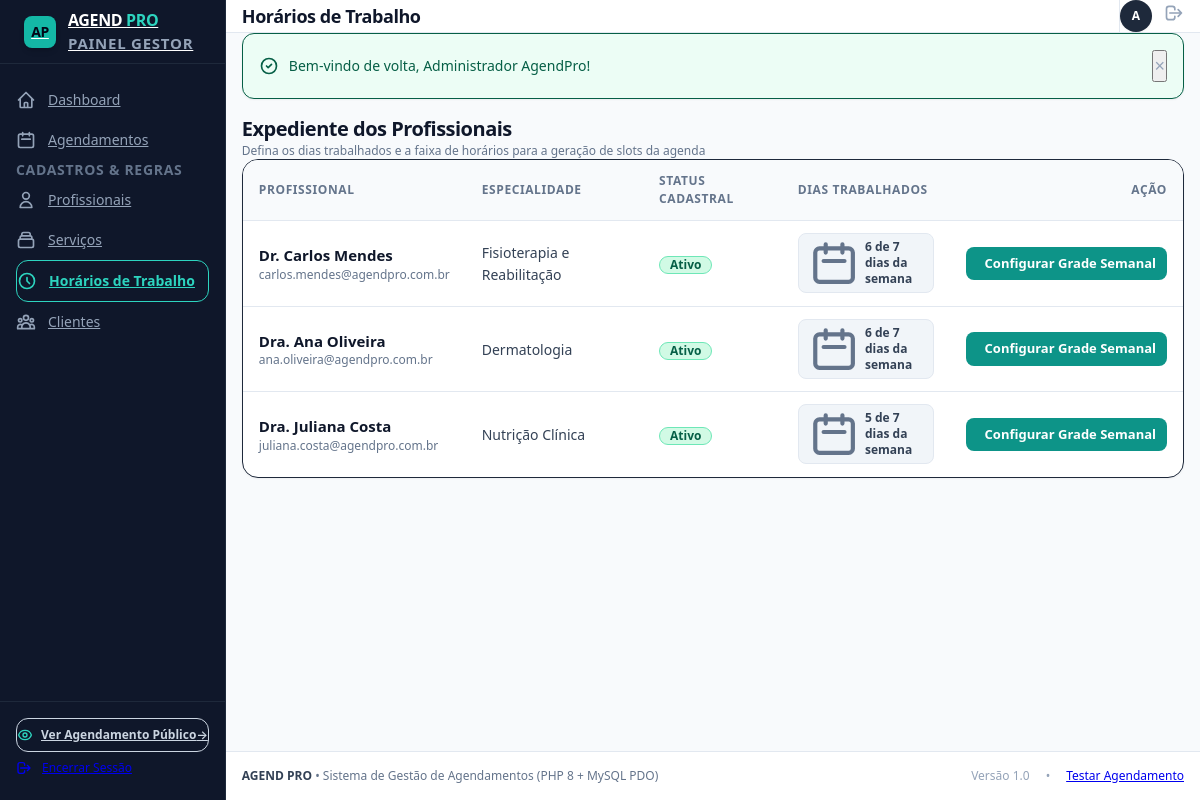
The page /admin/horarios/index.php (signed in) on the database its author committed.
### tables this page shows
CREATE TABLE IF NOT EXISTS `profissionais` (
  `id` INT AUTO_INCREMENT PRIMARY KEY,
  `nome` VARCHAR(100) NOT NULL,
  `email` VARCHAR(150) NOT NULL,
  `telefone` VARCHAR(20) NOT NULL,
  `especialidade` VARCHAR(100) NOT NULL,
  `ativo` TINYINT(1) NOT NULL DEFAULT 1,
  `created_at` TIMESTAMP DEFAULT CURRENT_TIMESTAMP,
  `updated_at` TIMESTAMP DEFAULT CURRENT_TIMESTAMP ON UPDATE CURRENT_TIMESTAMP,
  INDEX `idx_prof_ativo` (`ativo`),
  INDEX `idx_prof_nome` (`nome`)
);

### includes/functions.php (called while the page is built, shortened)
<?php
function sanitize(?string $value): string
{
    return htmlspecialchars(trim($value), ENT_QUOTES, 'UTF-8');
}

### admin/horarios/index.php (the view, shortened to what this page needs)
<?php
require_once __DIR__ . '/../../includes/functions.php';
$pdo = getDBConnection();
$sql = "SELECT p.*,
            (SELECT COUNT(*) FROM `horarios_trabalho` ht WHERE ht.profissional_id = p.id AND ht.ativo = 1) AS dias_ativos
        FROM `profissionais` p
        ORDER BY p.ativo DESC, p.nome ASC";
$stmt = $pdo->query($sql);
$profissionais = $stmt->fetchAll();
include __DIR__ . '/../../includes/header.php';
?>
<div class="space-y-6">
    <div class="flex flex-col sm:flex-row sm:items-center justify-between gap-4">
        <div>
            <h2 class="text-xl font-bold text-slate-900 tracking-tight">Expediente dos Profissionais</h2>
            <p class="text-xs text-slate-500 mt-0.5">Defina os dias trabalhados e a faixa de horários para a geração de slots da agenda</p>
        </div>
    </div>
    <div class="bg-white rounded-2xl border border-slate-200/80 shadow-sm overflow-hidden">
        <div class="table-responsive">
            <table>
                <thead>
                    <tr>
                        <th>Profissional</th>
                        <th>Especialidade</th>
                        <th>Status Cadastral</th>
                        <th>Dias Trabalhados</th>
                        <th class="text-right">Ação</th>
                    </tr>
                </thead>
                <tbody>
                    <?php if (empty($profissionais)): ?>
                        <tr>
                            <td colspan="5" class="text-center py-10 text-slate-400">
                                Nenhum profissional cadastrado.
                            </td>
                        </tr>
                    <?php else: ?>
                        <?php foreach ($profissionais as $p): ?>
                            <tr>
                                <td>
                                    <div class="font-bold text-slate-900"><?= sanitize($p['nome']) ?></div>
                                    <div class="text-xs text-slate-500"><?= sanitize($p['email']) ?></div>
                                </td>
                                <td>
                                    <span class="text-sm font-medium text-slate-700"><?= sanitize($p['especialidade']) ?></span>
                                </td>
                                <td>
                                    <?php if ((int)$p['ativo'] === 1): ?>
                                        <span class="inline-flex items-center px-2.5 py-0.5 rounded-full text-xs font-semibold bg-emerald-100 text-emerald-800 border border-emerald-300">
                                            Ativo
                                        </span>
                                    <?php else: ?>
                                        <span class="inline-flex items-center px-2.5 py-0.5 rounded-full text-xs font-semibold bg-rose-100 text-rose-800 border border-rose-300">
                                            Inativo
                                        </span>
                                    <?php endif; ?>
                                </td>
                                <td>
                                    <span class="inline-flex items-center gap-1.5 px-2.5 py-1 rounded-lg text-xs font-semibold bg-slate-100 text-slate-700 border border-slate-200">
                                        <svg class="w-3.5 h-3.5 text-slate-500" fill="none" stroke="currentColor" viewBox="0 0 24 24">
                                            <path stroke-linecap="round" stroke-linejoin="round" stroke-width="2" d="M8 7V3m8 4V3m-9 8h10M5 21h14a2 2 0 002-2V7a2 2 0 00-2-2H5a2 2 0 00-2 2v12a2 2 0 002 2z"></path>
                                        </svg>
                                        <?= $p['dias_ativos'] ?> de 7 dias da semana
                                    </span>
                                </td>
                                <td class="text-right">
                                    <a href="/admin/horarios/configurar.php?profissional_id=<?= $p['id'] ?>" class="btn btn-primary btn-sm">
                                        <span>Configurar Grade Semanal</span>
                                    </a>
                                </td>
                            </tr>
                        <?php endforeach; ?>
                    <?php endif; ?>
                </tbody>
            </table>
        </div>
    </div>
</div>
<?php include __DIR__ . '/../../includes/footer.php'; ?>

### assets/css/style.css (style rules this page uses)
:root { --font-sans: system-ui, -apple-system, BlinkMacSystemFont, 'Segoe UI', Roboto, Helvetica, Arial, sans-serif; --color-primary: #0d9488; --color-primary-hover: #0f766e; --color-primary-light: #ccfbf1; --color-bg-dark: #0f172a; --color-card-dark: #1e293b; --color-border-dark: #334155; }
*, *::before, *::after { box-sizing: border-box; margin: 0; padding: 0; }
body { font-family: var(--font-sans); font-size: 15px; line-height: 1.5; color: #1e293b; background-color: #f8fafc; min-height: 100vh; -webkit-font-smoothing: antialiased; }
.flex { display: flex; }
.inline-flex { display: inline-flex; }
.flex-col { flex-direction: column; }
.items-center { align-items: center; }
.justify-between { justify-content: space-between; }
.gap-1\.5 { gap: 0.375rem; }
.gap-4 { gap: 1rem; }
@media (min-width: 640px) { .sm\:flex-row { flex-direction: row; } }
.min-h-screen { min-height: 100vh; }
.px-2\.5 { padding-left: 0.625rem; padding-right: 0.625rem; }
.py-1 { padding-top: 0.25rem; padding-bottom: 0.25rem; }
.border { border-width: 1px; border-style: solid; }
.rounded-lg { border-radius: 0.5rem; }
.rounded-2xl { border-radius: 1rem; }
.rounded-full { border-radius: 9999px; }
.bg-white { background-color: #ffffff; }
.bg-slate-50 { background-color: #f8fafc; }
.bg-slate-100 { background-color: #f1f5f9; }
.bg-emerald-100 { background-color: #d1fae5; }
.text-slate-500 { color: #64748b; }
.text-slate-700 { color: #334155; }
.text-slate-800 { color: #1e293b; }
.text-slate-900 { color: #0f172a; }
.text-emerald-800 { color: #065f46; }
.border-slate-200 { border-color: #e2e8f0; }
.border-emerald-300 { border-color: #6ee7b7; }
.text-xs { font-size: 0.75rem; line-height: 1rem; }
.text-sm { font-size: 0.875rem; line-height: 1.25rem; }
.text-xl { font-size: 1.25rem; line-height: 1.75rem; }
.font-medium { font-weight: 500; }
.font-semibold { font-weight: 600; }
.font-bold { font-weight: 700; }
.text-right { text-align: right; }
.tracking-tight { letter-spacing: -0.025em; }
.shadow-sm { box-shadow: 0 1px 2px 0 rgba(0, 0, 0, 0.05); }
.table-responsive { width: 100%; overflow-x: auto; -webkit-overflow-scrolling: touch; }
table { width: 100%; border-collapse: collapse; text-align: left; }
th, td { padding: 0.75rem 1rem; border-bottom: 1px solid #e2e8f0; }
th { font-size: 0.75rem; font-weight: 600; text-transform: uppercase; letter-spacing: 0.05em; color: #64748b; background-color: #f8fafc; }
tr:last-child td { border-bottom: none; }
.btn { display: inline-flex; align-items: center; justify-content: center; gap: 0.5rem; padding: 0.5rem 1rem; font-size: 0.875rem; font-weight: 600; border-radius: 0.5rem; border: 1px solid transparent; cursor: pointer; text-decoration: none; transition: all 0.15s ease; white-space: nowrap; }
.btn-primary { background-color: #0d9488; color: #ffffff; }
.btn-sm { padding: 0.375rem 0.625rem; font-size: 0.8125rem; }
.overflow-hidden { overflow: hidden; }

### rows shown on the page
profissionais: nome "Dr. Carlos Mendes", email "carlos.mendes@agendpro.com.br", especialidade "Fisioterapia e Reabilitação", ativo "Ativo", dias_ativos "6"
profissionais: nome "Dra. Ana Oliveira", email "ana.oliveira@agendpro.com.br", especialidade "Dermatologia", ativo "Ativo", dias_ativos "6"
profissionais: nome "Dra. Juliana Costa", email "juliana.costa@agendpro.com.br", especialidade "Nutrição Clínica", ativo "Ativo", dias_ativos "5"

### other values the page prints
$pageTitle "Horários de Trabalho"
substr($authUser['nome'] ?? 'A', 0, 1) "A"
$flash['message'] "Bem-vindo de volta, Administrador AgendPro!"
